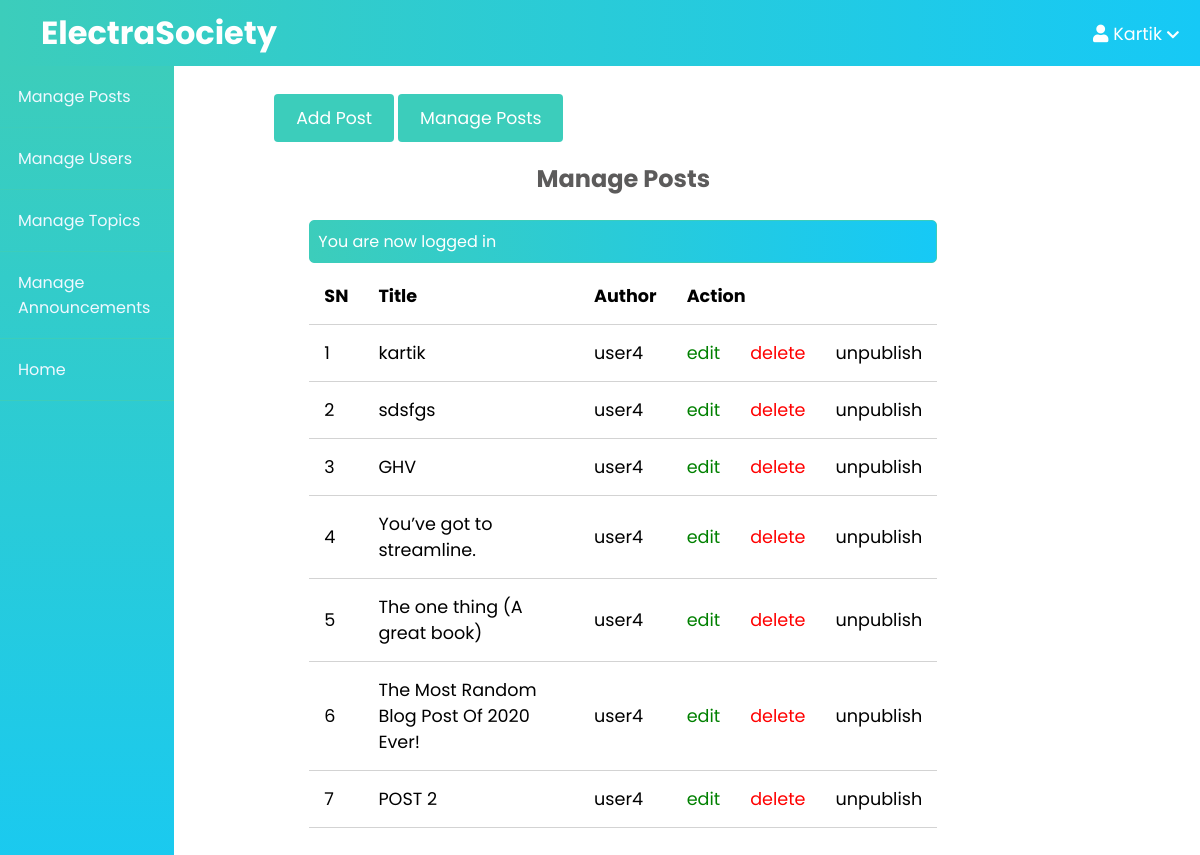
Page /admin/posts/index.php (signed in) on the earlier database version.
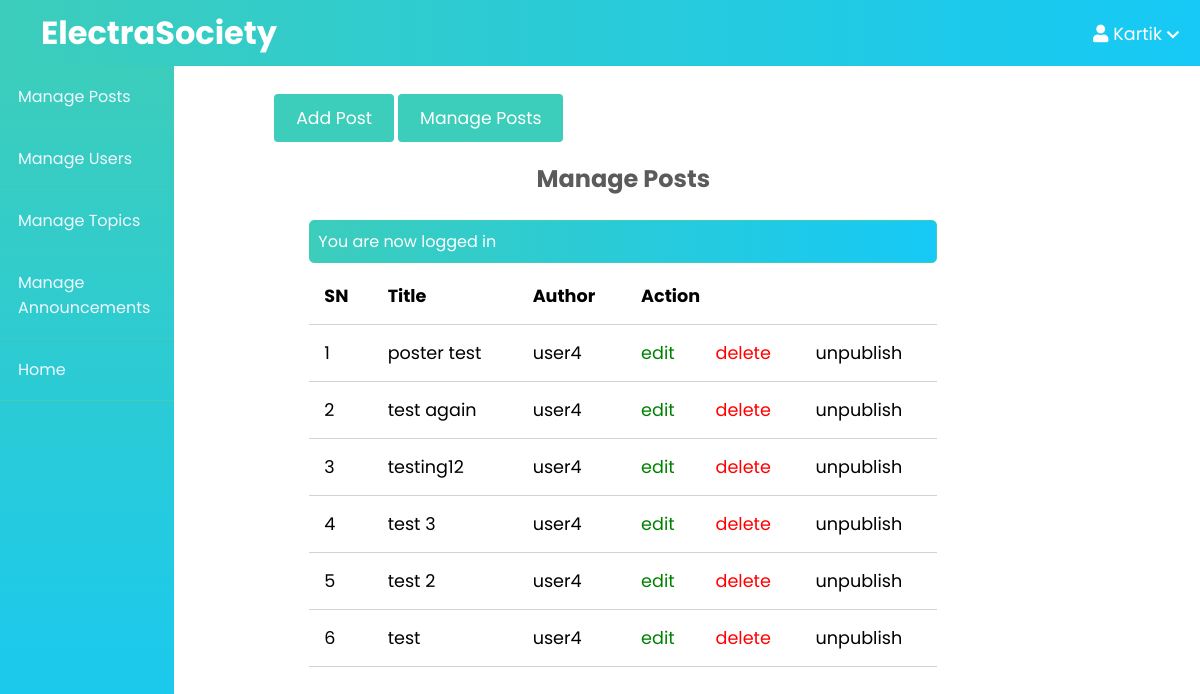
Same page on the later database version.
### tables this page shows
CREATE TABLE `posts` (
  `id` int(11) NOT NULL,
  `user_id` int(11) NOT NULL,
  `topic_id` int(11) DEFAULT NULL,
  `title` varchar(255) NOT NULL,
  `image` varchar(255) NOT NULL,
  `body` text NOT NULL,
  `published` tinyint(4) NOT NULL,
  `created_at` datetime NOT NULL DEFAULT current_timestamp()
);

CREATE TABLE `users` (
  `id` int(11) NOT NULL,
  `admin` tinyint(4) NOT NULL,
  `username` varchar(255) NOT NULL,
  `email` varchar(255) NOT NULL,
  `password` varchar(255) NOT NULL,
  `created_at` timestamp NOT NULL DEFAULT current_timestamp()
);

### app/database/db.php (called while the page is built, shortened)
<?php
require('connect.php');
function get_post_with_username()
{
    global $conn;
    $sql = "SELECT p.*, u.username FROM posts AS p JOIN users AS u ON p.user_id=u.id  ORDER BY p.created_at DESC";
    $stmt = $conn->prepare($sql);
    $stmt->execute();
    $records = $stmt->get_result()->fetch_all(MYSQLI_ASSOC);
    return $records;
}

### app/controllers/posts.php (called while the page is built, shortened)
<?php
include(ROOT_PATH . "/app/database/db.php");
$posts = get_post_with_username();

### admin/posts/index.php (the view, shortened to what this page needs)
<?php include(ROOT_PATH . "/app/controllers/posts.php");
?>
<!DOCTYPE html>
<html lang="en">
    <head>
        <link rel="stylesheet"
            href="https://use.fontawesome.com/releases/v5.7.2/css/all.css"
>
        <link rel="stylesheet" href="../../assets/css/style.css">
        <link rel="stylesheet" href="../../assets/css/admin.css">
    </head>
    <body>
    <?php include(ROOT_PATH . "/app/includes/adminHeader.php"); ?>
        <div class="admin-wrapper">
        <?php include(ROOT_PATH . "/app/includes/adminSidebar.php"); ?>
            <div class="admin-content">
                <div class="button-group">
                    <a href="create.php" class="btn btn-big">Add Post</a>
                    <a href="index.php" class="btn btn-big">Manage Posts</a>
                </div>
                <div class="content">
                    <h2 class="page-title">Manage Posts</h2>
                    <?php include(ROOT_PATH . "/app/includes/messages.php"); ?>
                    <table>
                        <thead>
                            <th>SN</th>
                            <th>Title</th>
                            <th>Author</th>
                            <th colspan="3">Action</th>
                        </thead>
                        <tbody>
                            <?php foreach ($posts as $key => $post): ?>
                                <tr>
                                    <td><?php echo $key + 1; ?></td>
                                    <td><?php echo $post['title'] ?></td>
                                    <td><?php echo $post['username']; ?></td>
                                    <td><a href="edit.php?id=<?php echo $post['id']; ?>" class="edit">edit</a></td>
                                    <td><a href="edit.php?delete_id=<?php echo $post['id']; ?>" class="delete">delete</a></td>
                                    <?php if ($post['published']): ?>
                                        <td><a href="edit.php?published=0&p_id=<?php echo $post['id'] ?>" class="unpublish">unpublish</a></td>
                                    <?php else: ?>
                                        <td><a href="edit.php?published=1&p_id=<?php echo $post['id'] ?>" class="publish">publish</a></td>
                                    <?php endif; ?>
                                </tr>
                            <?php endforeach; ?>
                        </tbody>
                    </table>
                </div>
            </div>
        </div>
    </body>
</html>

### app/includes/adminHeader.php (shortened to what this page needs)
<header>
    <a class="logo" href="<?php echo BASE_URL . '/index'; ?>">
        <h1 class="logo-text" "><span>Electra</span>Society</h1>
    </a>
    <ul class="nav">
        <?php if (isset($_SESSION['username'])): ?>
            <li>
                <a href="#">
                    <i class="fa fa-user"></i>
                    <?php echo $_SESSION['username']; ?>
                    <i class="fa fa-chevron-down" style="font-size: .8em;"></i>
                </a>
            </li>
        <?php endif; ?>
    </ul>
</header>

### app/includes/adminSidebar.php
<div class="left-sidebar">
    <ul>
        <li><a href="<?php echo BASE_URL . '/admin/posts/index'; ?>">Manage Posts</a></li>
        <li><a href="<?php echo BASE_URL . '/admin/users/index'; ?>">Manage Users</a></li>
        <li><a href="<?php echo BASE_URL . '/admin/topics/index'; ?>">Manage Topics</a></li>
     <li><a href="<?php echo BASE_URL . '/admin/Announcement/index'; ?>">Manage Announcements</a></li>
                    <li><a href="<?php echo BASE_URL . '/index' ?>">Home</a></li>
    </ul>
</div>

### app/includes/messages.php (shortened to what this page needs)
<?php if(isset($_SESSION['message'])): ?>
  <div class="msg <?php echo $_SESSION['type']; ?>">
    <li><?php echo $_SESSION['message']; ?></li>
  </div>
<?php endif; ?>

### assets/css/style.css (style rules this page uses)
* { box-sizing: border-box; }
html, body { height: 100%; padding: 0px; margin: 0px; font-family: 'Poppins', sans-serif; }
h1, h2, h3, h4, h5, h6 { font-family: 'Poppins', sans-serif; color: #5c5b5b; margin: 5px; }
a { text-decoration: none; color: inherit; }
.btn { padding: 0.5rem 1rem; background: #3ccdbb; color: white; border: 1px solid transparent; border-radius: 0.25rem; font-size: 1.08em; font-family: 'Poppins', sans-serif; }
.btn-big { padding: 0.7rem 1.3rem; line-height: 1.3rem; }
.msg { width: 100%; margin: 5px auto; padding: 8px; border-radius: 5px; list-style: none; }
.success { color: #ffffff; border: 1px solid #3ccdbb; background: rgba(0, 0, 0, 0) -webkit-linear-gradient(left, #1e5799 0%, #3ccdbb 0%, #16c9f6 100%) repeat scroll 0 0; background: rgba(0, 0, 0, 0) linear-gradient(to right, #1e5799 0%, #3ccdbb 0%, #16c9f6 100%) repeat scroll 0 0; }
header { background: rgba(0, 0, 0, 0) -webkit-linear-gradient(left, #1e5799 0%, #3ccdbb 0%, #16c9f6 100%) repeat scroll 0 0; background: rgba(0, 0, 0, 0) linear-gradient(to right, #1e5799 0%, #3ccdbb 0%, #16c9f6 100%) repeat scroll 0 0; height: 66px; }
header * { color: white; }
header .logo { float: left; height: inherit; margin-left: 2em; }
header .logo-text { margin: 9px; font-family: 'Poppins', sans-serif; }
header .logo-text span { color: white; }
header ul { float: right; margin: 0px; padding: 0px; list-style: none; }
header ul li { float: left; position: relative; }
header ul li a { display: block; padding: 21px; font-size: 1.1em; text-decoration: none; z-index: 11; position: relative; }
.content { width: 90%; margin: 30px auto 30px; }

### assets/css/admin.css (style rules this page uses)
.admin-wrapper { display: flex; height: calc(100% - 66px); }
.admin-wrapper .left-sidebar { flex: 2; height: 100%; background: rgba(0, 0, 0, 0) -webkit-linear-gradient(left, #1e5799 0%, #3ccdbb 0%, #16c9f6 100%) repeat scroll 0 0; background: rgba(0, 0, 0, 0) linear-gradient(to right, #1e5799 0%, #3ccdbb 0%, #16c9f6 100%) repeat scroll 0 0; background: linear-gradient(to top, #16c9f6, #3ccdbb); }
.admin-wrapper .left-sidebar ul { list-style: none; margin: 0px; padding: 0px; color: aliceblue; }
.admin-wrapper .left-sidebar ul li a { padding: 18px; display: block; border-bottom: 1px solid #3ccdbb; }
.admin-wrapper .admin-content { flex: 8; height: 100%; padding: 40px 100px 100px; overflow-y: scroll; }
.admin-content .page-title { text-align: center; margin-bottom: 1.5rem; }
table { width: 100%; border-collapse: collapse; font-size: 1.1rem; }
th, td { padding: 15px; text-align: left; border-bottom: 1px solid #d3d3d3; }
.edit { color: green; }
.delete { color: red; }

Differences in the rows shown:
removed posts: title "kartik", user.username "user4"
removed posts: title "sdsfgs", user.username "user4"
removed posts: title "GHV", user.username "user4"
removed posts: title "You’ve got to streamline.", user.username "user4"
removed posts: title "The one thing (A great book)", user.username "user4"
removed posts: title "The Most Random Blog Post Of 2020 Ever!", user.username "user4"
removed posts: title "POST 2", user.username "user4"
added posts: title "poster test", user.username "user4"
added posts: title "test again", user.username "user4"
added posts: title "testing12", user.username "user4"
added posts: title "test 3", user.username "user4"
added posts: title "test 2", user.username "user4"
added posts: title "test", user.username "user4"
